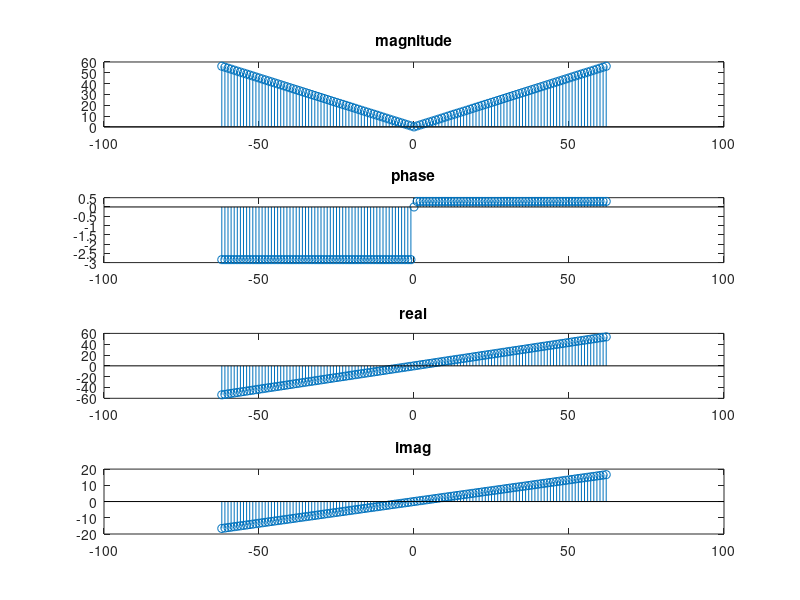

MATLAB code for this plot:
clc;
clear;
close all;

R = 113;
n = round(R/2 + 5);   
t = -n:n;             

x4 = exp(-0.1+j*0.3) * t;

% magnitude
subplot(411)
stem (t,abs(x4))
title('magnitude')
% phase
subplot(412)
stem (t,angle(x4))
title('phase')
% real 
subplot(413)
stem (t,real(x4))
title('real')
% imag
subplot(414)
stem (t,imag(x4))
title('imag')
